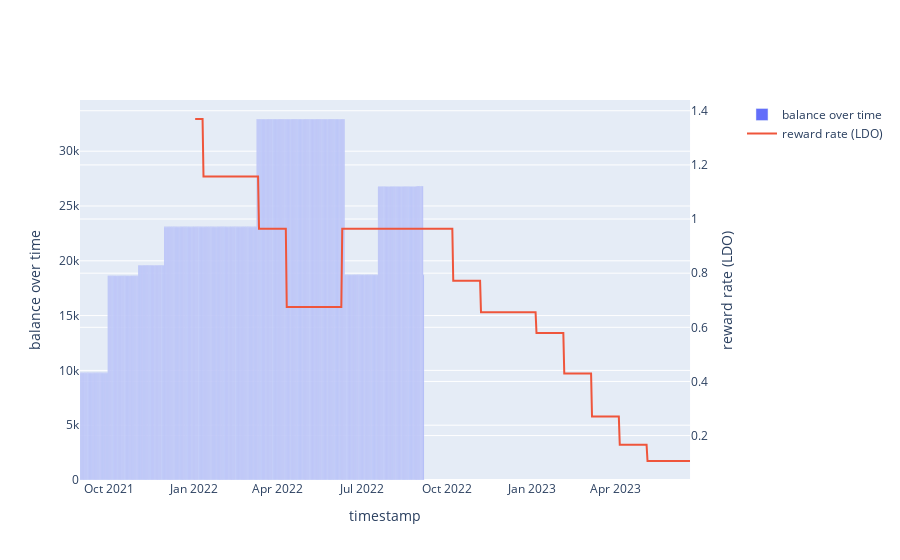
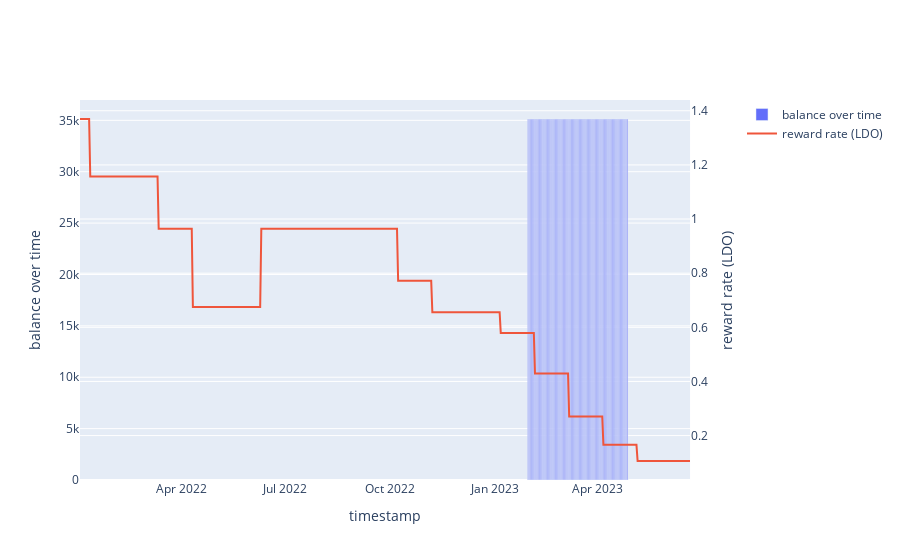

Notebook code for these charts, in order:
### Code cell
# the actual graph of whale balance over time vs. reward rate 
import plotly.graph_objects as go 
from plotly.subplots import make_subplots

# first get balances after 2022
transactions_after_2022 = transfer_df_filtered[transfer_df_filtered['timestamp'] > '2022-01-01']
# then select the top 21 whales
top_21_whales  = transactions_after_2022.groupby('user')[['cumsol_col']].max().sort_values('cumsol_col').tail(21)

for whale in top_21_whales.index:
    print(whale)
    largest_whale = transfer_df_filtered[transfer_df_filtered['user'] == whale]
    largest_whale['date'] = pd.to_datetime(largest_whale['timestamp'].dt.date)

    # to avoid duplicate days, we want the balance over time of 
    largest_whale = largest_whale.groupby('date')[['cumsol_col']].last()
    # resample here reindexes by day and then forward fills the values 
    largest_whale = largest_whale[['cumsol_col']].resample('D').ffill()
    
    fig = make_subplots(specs=[[{"secondary_y": True}]])
    fig.add_trace(
    go.Bar(x=largest_whale.index, y=largest_whale['cumsol_col'].ffill(), name='balance over time'),
    secondary_y=False,
    )
    fig.add_trace(
    go.Scatter(x=stETH_ETH_incentive_rewards_df.index, y=stETH_ETH_incentive_rewards_df['reward_rate'], name='reward rate (LDO)'),
    secondary_y=True, 
    )

    fig.update_xaxes(title_text='timestamp')
    fig.update_yaxes(title_text='balance over time', secondary_y=False)
    fig.update_yaxes(title_text='reward rate (LDO)', secondary_y=True)
    fig.show()

### Figure 1 — Plotly figure (JSON) as saved in the notebook; plotly's stock layout.template omitted (floating-point values rounded to 4 significant figures; data arrays with more than 128 entries replaced by an {"elided": "..."} marker saying what was removed)
{"data": [{"name": "balance over time", "type": "bar", "x": {"elided": "372 str values"}, "xaxis": "x", "y": {"elided": "372 float values"}, "yaxis": "y"}, {"name": "reward rate (LDO)", "type": "scatter", "x": {"elided": "536 str values"}, "xaxis": "x", "y": {"elided": "536 float values"}, "yaxis": "y2"}], "layout": {"xaxis": {"anchor": "y", "domain": [0, 0.94], "title": {"text": "timestamp"}}, "yaxis": {"anchor": "x", "domain": [0, 1], "title": {"text": "balance over time"}}, "yaxis2": {"anchor": "x", "overlaying": "y", "side": "right", "title": {"text": "reward rate (LDO)"}}}}

### Figure 2 — Plotly figure (JSON) as saved in the notebook; plotly's stock layout.template omitted (floating-point values rounded to 4 significant figures; data arrays with more than 128 entries replaced by an {"elided": "..."} marker saying what was removed)
{"data": [{"name": "balance over time", "type": "bar", "x": ["2023-01-30T00:00:00", "2023-01-31T00:00:00", "2023-02-01T00:00:00", "2023-02-02T00:00:00", "2023-02-03T00:00:00", "2023-02-04T00:00:00", "2023-02-05T00:00:00", "2023-02-06T00:00:00", "2023-02-07T00:00:00", "2023-02-08T00:00:00", "2023-02-09T00:00:00", "2023-02-10T00:00:00", "2023-02-11T00:00:00", "2023-02-12T00:00:00", "2023-02-13T00:00:00", "2023-02-14T00:00:00", "2023-02-15T00:00:00", "2023-02-16T00:00:00", "2023-02-17T00:00:00", "2023-02-18T00:00:00", "2023-02-19T00:00:00", "2023-02-20T00:00:00", "2023-02-21T00:00:00", "2023-02-22T00:00:00", "2023-02-23T00:00:00", "2023-02-24T00:00:00", "2023-02-25T00:00:00", "2023-02-26T00:00:00", "2023-02-27T00:00:00", "2023-02-28T00:00:00", "2023-03-01T00:00:00", "2023-03-02T00:00:00", "2023-03-03T00:00:00", "2023-03-04T00:00:00", "2023-03-05T00:00:00", "2023-03-06T00:00:00", "2023-03-07T00:00:00", "2023-03-08T00:00:00", "2023-03-09T00:00:00", "2023-03-10T00:00:00", "2023-03-11T00:00:00", "2023-03-12T00:00:00", "2023-03-13T00:00:00", "2023-03-14T00:00:00", "2023-03-15T00:00:00", "2023-03-16T00:00:00", "2023-03-17T00:00:00", "2023-03-18T00:00:00", "2023-03-19T00:00:00", "2023-03-20T00:00:00", "2023-03-21T00:00:00", "2023-03-22T00:00:00", "2023-03-23T00:00:00", "2023-03-24T00:00:00", "2023-03-25T00:00:00", "2023-03-26T00:00:00", "2023-03-27T00:00:00", "2023-03-28T00:00:00", "2023-03-29T00:00:00", "2023-03-30T00:00:00", "2023-03-31T00:00:00", "2023-04-01T00:00:00", "2023-04-02T00:00:00", "2023-04-03T00:00:00", "2023-04-04T00:00:00", "2023-04-05T00:00:00", "2023-04-06T00:00:00", "2023-04-07T00:00:00", "2023-04-08T00:00:00", "2023-04-09T00:00:00", "2023-04-10T00:00:00", "2023-04-11T00:00:00", "2023-04-12T00:00:00", "2023-04-13T00:00:00", "2023-04-14T00:00:00", "2023-04-15T00:00:00", "2023-04-16T00:00:00", "2023-04-17T00:00:00", "2023-04-18T00:00:00", "2023-04-19T00:00:00", "2023-04-20T00:00:00", "2023-04-21T00:00:00", "2023-04-22T00:00:00", "2023-04-23T00:00:00", "2023-04-24T00:00:00", "2023-04-25T00:00:00", "2023-04-26T00:00:00", "2023-04-27T00:00:00", "2023-04-28T00:00:00"], "xaxis": "x", "y": [35130.0, 35130.0, 35130.0, 35130.0, 35130.0, 35130.0, 35130.0, 35130.0, 35130.0, 35130.0, 35130.0, 35130.0, 35130.0, 35130.0, 35130.0, 35130.0, 35130.0, 35130.0, 35130.0, 35130.0, 35130.0, 35130.0, 35130.0, 35130.0, 35130.0, 35130.0, 35130.0, 35130.0, 35130.0, 35130.0, 35130.0, 35130.0, 35130.0, 35130.0, 35130.0, 35130.0, 35130.0, 35130.0, 35130.0, 35130.0, 35130.0, 35130.0, 35130.0, 35130.0, 35130.0, 35130.0, 35130.0, 35130.0, 35130.0, 35130.0, 35130.0, 35130.0, 35130.0, 35130.0, 35130.0, 35130.0, 35130.0, 35130.0, 35130.0, 35130.0, 35130.0, 35130.0, 35130.0, 35130.0, 35130.0, 35130.0, 35130.0, 35130.0, 35130.0, 35130.0, 35130.0, 35130.0, 35130.0, 35130.0, 35130.0, 35130.0, 35130.0, 35130.0, 35130.0, 35130.0, 35130.0, 35130.0, 35130.0, 35130.0, 35130.0, 35130.0, 35130.0, 35130.0, 0], "yaxis": "y"}, {"name": "reward rate (LDO)", "type": "scatter", "x": {"elided": "536 str values"}, "xaxis": "x", "y": {"elided": "536 float values"}, "yaxis": "y2"}], "layout": {"xaxis": {"anchor": "y", "domain": [0, 0.94], "title": {"text": "timestamp"}}, "yaxis": {"anchor": "x", "domain": [0, 1], "title": {"text": "balance over time"}}, "yaxis2": {"anchor": "x", "overlaying": "y", "side": "right", "title": {"text": "reward rate (LDO)"}}}}
